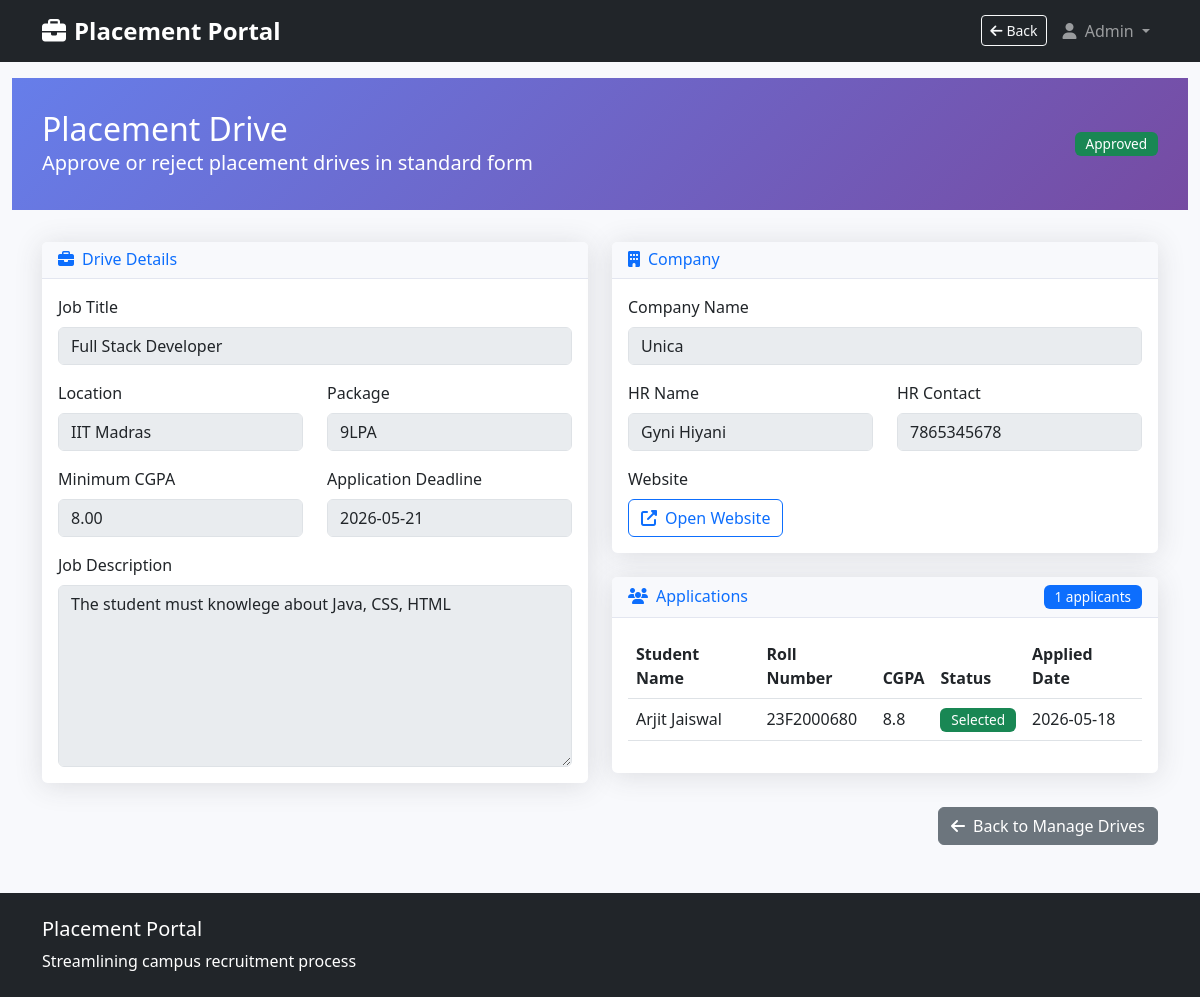
The page /admin/drive/1 (signed in) on the database its author committed.
### models.py (models this page shows, shortened)
class PlacementDrive(db.Model):
    __tablename__ = 'placement_drives'
    id = db.Column(db.Integer, primary_key=True)
    company_id = db.Column(db.Integer, db.ForeignKey('companies.id'), nullable=False)
    job_title = db.Column(db.String(200), nullable=False)
    job_description = db.Column(db.Text, nullable=False)
    eligibility_criteria = db.Column(db.String(50), nullable=False)  # Min CGPA
    location = db.Column(db.String(100))
    salary_package = db.Column(db.String(50))
    application_deadline = db.Column(db.Date, nullable=False)
    status = db.Column(db.String(20), default='pending')  # pending, approved, rejected, closed
    created_at = db.Column(db.DateTime, default=datetime.utcnow)
    applications = db.relationship('Application', backref='drive', lazy=True)

class Company(db.Model):
    __tablename__ = 'companies'
    id = db.Column(db.Integer, primary_key=True)
    user_id = db.Column(db.Integer, db.ForeignKey('users.id'), nullable=False, unique=True)
    company_name = db.Column(db.String(200), nullable=False)
    hr_name = db.Column(db.String(100), nullable=False)
    hr_contact = db.Column(db.String(20), nullable=False)
    website = db.Column(db.String(200))
    address = db.Column(db.Text)
    description = db.Column(db.Text)
    is_approved = db.Column(db.Boolean, default=False)
    created_at = db.Column(db.DateTime, default=datetime.utcnow)
    user = db.relationship('User', backref=db.backref('company_profile', uselist=False))
    drives = db.relationship('PlacementDrive', backref='company', lazy=True)

class Application(db.Model):
    __tablename__ = 'applications'
    id = db.Column(db.Integer, primary_key=True)
    student_id = db.Column(db.Integer, db.ForeignKey('students.id'), nullable=False)
    drive_id = db.Column(db.Integer, db.ForeignKey('placement_drives.id'), nullable=False)
    status = db.Column(db.String(20), default='applied')  # applied, shortlisted, selected, rejected
    drive_job_title = db.Column(db.String(200))
    drive_job_description = db.Column(db.Text)
    drive_location = db.Column(db.String(100))
    drive_salary_package = db.Column(db.String(50))
    drive_application_deadline = db.Column(db.Date)
    drive_eligibility_criteria = db.Column(db.String(50))
    interview_link = db.Column(db.String(500))
    interview_remarks = db.Column(db.Text)
    applied_date = db.Column(db.DateTime, default=datetime.utcnow)
    updated_at = db.Column(db.DateTime, onupdate=datetime.utcnow)
    __table_args__ = (db.UniqueConstraint('student_id', 'drive_id', name='_student_drive_uc'),)

class Student(db.Model):
    __tablename__ = 'students'
    id = db.Column(db.Integer, primary_key=True)
    user_id = db.Column(db.Integer, db.ForeignKey('users.id'), nullable=False, unique=True)
    full_name = db.Column(db.String(100), nullable=False)
    roll_number = db.Column(db.String(20), unique=True, nullable=False)
    contact = db.Column(db.String(20), nullable=False)
    department = db.Column(db.String(50), nullable=False)
    semester = db.Column(db.Integer, nullable=False)
    cgpa = db.Column(db.Float, nullable=False)
    skills = db.Column(db.Text)
    resume_path = db.Column(db.String(255))
    created_at = db.Column(db.DateTime, default=datetime.utcnow)
    user = db.relationship('User', backref=db.backref('student_profile', uselist=False))
    applications = db.relationship('Application', backref='student', lazy=True)

### app.py (the view)
@app.route('/admin/drive/<int:drive_id>')
@login_required
def admin_drive_detail(drive_id):
    if current_user.role != 'admin':
        flash('Access denied.', 'danger')
        return redirect(url_for('home'))
    drive = PlacementDrive.query.get_or_404(drive_id)
    return render_template('admin/drive_detail.html', drive=drive)

### app.py (called while the page is built)
@app.context_processor
def inject_current_time():
    now = datetime.utcnow()
    fallback_url = url_for('home')
    if current_user.is_authenticated:
        if current_user.role == 'admin':
            fallback_url = url_for('admin_dashboard')
        elif current_user.role == 'company':
            fallback_url = url_for('company_dashboard')
        elif current_user.role == 'student':
            fallback_url = url_for('student_dashboard')
    referrer = request.referrer
    safe_referrer = None
    if referrer and referrer.startswith(request.host_url) and referrer != request.url:
        safe_referrer = referrer
    return {
        'current_time': now,
        'current_date': now.date(),
        'back_url': safe_referrer or fallback_url,
        'show_back': current_user.is_authenticated,
    }

@login_manager.user_loader
def load_user(user_id):
    return db.session.get(User, int(user_id))

### models.py (called while the page is built)
    @property
    def is_active(self):
        return not self.is_blacklisted

### templates/admin/drive_detail.html (shortened to what this page needs)
{% extends "base.html" %}
{% block content %}
<div class="container-fluid">
    <div class="dashboard-header">
        <div class="container">
            <div class="d-flex justify-content-between align-items-center">
                <div>
                    <h1 class="h2 mb-0">Placement Drive</h1>
                    <p class="lead mb-0">Approve or reject placement drives in standard form</p>
                </div>
                <div class="d-flex gap-2">
                    {% if drive.status == 'pending' %}
                        <span class="badge bg-warning align-self-center">Pending</span>
                    {% elif drive.status == 'approved' %}
                        <span class="badge bg-success align-self-center">Approved</span>
                    {% elif drive.status == 'rejected' %}
                        <span class="badge bg-danger align-self-center">Rejected</span>
                    {% else %}
                        <span class="badge bg-secondary align-self-center">{{ drive.status|title }}</span>
                    {% endif %}
                </div>
            </div>
        </div>
    </div>
    <div class="container mt-4">
        <div class="row">
            <div class="col-lg-6">
                <div class="card mb-4">
                    <div class="card-header">
                        <h6 class="m-0 font-weight-bold text-primary">
                            <i class="fas fa-briefcase me-2"></i>Drive Details
                        </h6>
                    </div>
                    <div class="card-body">
                        <div class="mb-3">
                            <label class="form-label">Job Title</label>
                            <input type="text" class="form-control" value="{{ drive.job_title }}" disabled>
                        </div>
                        <div class="row">
                            <div class="col-md-6 mb-3">
                                <label class="form-label">Location</label>
                                <input type="text" class="form-control" value="{{ drive.location or '' }}" disabled>
                            </div>
                            <div class="col-md-6 mb-3">
                                <label class="form-label">Package</label>
                                <input type="text" class="form-control" value="{{ drive.salary_package or '' }}" disabled>
                            </div>
                        </div>
                        <div class="row">
                            <div class="col-md-6 mb-3">
                                <label class="form-label">Minimum CGPA</label>
                                <input type="text" class="form-control" value="{{ drive.eligibility_criteria }}" disabled>
                            </div>
                            <div class="col-md-6 mb-3">
                                <label class="form-label">Application Deadline</label>
                                <input type="text" class="form-control" value="{{ drive.application_deadline.strftime('%Y-%m-%d') if drive.application_deadline else '' }}" disabled>
                            </div>
                        </div>
                        <div class="mb-0">
                            <label class="form-label">Job Description</label>
                            <textarea class="form-control" rows="7" disabled>{{ drive.job_description }}</textarea>
                        </div>
                    </div>
                </div>
            </div>
            <div class="col-lg-6">
                <div class="card mb-4">
                    <div class="card-header">
                        <h6 class="m-0 font-weight-bold text-primary">
                            <i class="fas fa-building me-2"></i>Company
                        </h6>
                    </div>
                    <div class="card-body">
                        <div class="mb-3">
                            <label class="form-label">Company Name</label>
                            <input type="text" class="form-control" value="{{ drive.company.company_name }}" disabled>
                        </div>
                        <div class="row">
                            <div class="col-md-6 mb-3">
                                <label class="form-label">HR Name</label>
                                <input type="text" class="form-control" value="{{ drive.company.hr_name }}" disabled>
                            </div>
                            <div class="col-md-6 mb-3">
                                <label class="form-label">HR Contact</label>
                                <input type="text" class="form-control" value="{{ drive.company.hr_contact }}" disabled>
                            </div>
                        </div>
                        <div class="mb-0">
                            <label class="form-label">Website</label>
                            <div>
                                {% if drive.company.website %}
                                    <a href="{{ drive.company.website }}" target="_blank" class="btn btn-outline-primary">
                                        <i class="fas fa-external-link-alt me-2"></i>Open Website
                                    </a>
                                {% else %}
                                    <p class="text-muted mb-0">No website provided</p>
                                {% endif %}
                            </div>
                        </div>
                    </div>
                </div>
                <div class="card mb-4">
                    <div class="card-header d-flex justify-content-between align-items-center">
                        <h6 class="m-0 font-weight-bold text-primary">
                            <i class="fas fa-users me-2"></i>Applications
                        </h6>
                        <span class="badge bg-primary">{{ drive.applications|length }} applicants</span>
                    </div>
                    <div class="card-body">
                        {% if drive.applications %}
                            <div class="table-responsive">
                                <table class="table table-hover">
                                    <thead>
                                        <tr>
                                            <th>Student Name</th>
                                            <th>Roll Number</th>
                                            <th>CGPA</th>
                                            <th>Status</th>
                                            <th>Applied Date</th>
                                        </tr>
                                    </thead>
                                    <tbody>
                                        {% for application in drive.applications %}
                                            <tr>
                                                <td>{{ application.student.full_name }}</td>
                                                <td>{{ application.student.roll_number }}</td>
                                                <td>{{ application.student.cgpa }}</td>
                                                <td>
                                                    {% if application.status == 'applied' %}
                                                        <span class="badge bg-info">Applied</span>
                                                    {% elif application.status == 'shortlisted' %}
                                                        <span class="badge bg-warning">Shortlisted</span>
                                                    {% elif application.status == 'selected' %}
                                                        <span class="badge bg-success">Selected</span>
                                                    {% else %}
                                                        <span class="badge bg-danger">Rejected</span>
                                                    {% endif %}
                                                </td>
                                                <td>{{ application.applied_date.strftime('%Y-%m-%d') if application.applied_date else '' }}</td>
                                            </tr>
                                        {% endfor %}
                                    </tbody>
                                </table>
                            </div>
                        {% else %}
                            <p class="text-muted mb-0">No applications yet.</p>
                        {% endif %}
                    </div>
                </div>
            </div>
        </div>
        <div class="d-flex justify-content-end">
            <a href="{{ url_for('admin_drives') }}" class="btn btn-secondary">
                <i class="fas fa-arrow-left me-2"></i>Back to Manage Drives
            </a>
        </div>
    </div>
</div>
{% endblock %}

### static/css/style.css (style rules this page uses)
:root { --primary: #4e73df; --secondary: #858796; --success: #1cc88a; --info: #36b9cc; --warning: #f6c23e; --danger: #e74a3b; --light: #f8f9fc; --dark: #5a5c69; }
body { font-family: 'Segoe UI', Tahoma, Geneva, Verdana, sans-serif; background-color: #f8f9fc; }
.card { border: none; border-radius: 0.35rem; box-shadow: 0 0.15rem 1.75rem 0 rgba(58, 59, 69, 0.15); margin-bottom: 1.5rem; }
.card-header { background-color: #f8f9fc; border-bottom: 1px solid #e3e6f0; }
.table th { border-top: none; }
.badge { padding: 0.4em 0.8em; font-size: 0.85em; font-weight: 500; }
.dashboard-header { background: linear-gradient(135deg, #667eea 0%, #764ba2 100%); color: white; padding: 2rem 0; margin-bottom: 2rem; }

### rows shown on the page
PlacementDrive: job_title "Full Stack Developer", location "IIT Madras", salary_package "9LPA", eligibility_criteria "8.00", application_deadline "2026-05-21", job_description "The student must knowlege about Java, CSS, HTML"
Company: company.company_name "Unica", company.hr_name "Gyni Hiyani", company.hr_contact "7865345678"
Application: student.full_name "Arjit Jaiswal", student.roll_number "23F2000680", student.cgpa "8.8", status "Selected", applied_date "2026-05-18"

### other values the page prints
{{ drive.applications|length }} "1"
